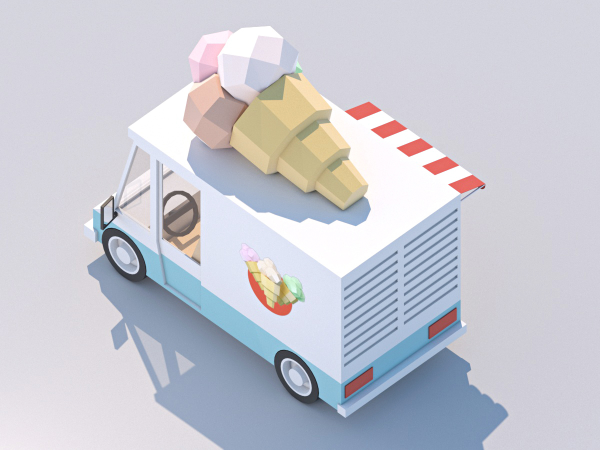
#> input picture assets/van.jpg, 1200 x 900 px (shown at 1/2 size)
$ python color-correction.py
#> lines starting #> are read from the running program, lines starting #| are printed output that depends on the picture
import cv2
import numpy as np


def nothing(x):
    pass


def calculations(img, brightness=255, contrast=127, hue=127, saturation=127):

    # Recalculating the Values of the Trackbar Settings
    brightness = int((brightness - 0) * (255 - (-255)) / (510 - 0) + (-255))
    contrast = int((contrast - 0) * (127 - (-127)) / (254 - 0) + (-127))
    hue = int((hue - 0) * (127 - (-127)) / (254 - 0) + (-127))
    saturation = int((saturation - 0) * (127 - (-127)) / (254 - 0) + (-127))

    cal = img

    # Brightness Calculation
    if brightness != 0:
        if brightness > 0:
            shadow = brightness
            max = 255
        else:
            shadow = 0
            max = 255 + brightness

        al_pha = (max - shadow) / 255
        ga_mma = shadow
        cal = cv2.addWeighted(img, al_pha,
                              img, 0, ga_mma)

    # Contrast Calculation
    if contrast != 0:
        Alpha = float(131 * (contrast + 127)) / (127 * (131 - contrast))
        Gamma = 127 * (1 - Alpha)
        cal = cv2.addWeighted(cal, Alpha,
                              cal, 0, Gamma)

    # Saturation Calculation
    saturation = saturation / 50.0
    if saturation != 1:
        calhsv = cv2.cvtColor(cal, cv2.COLOR_BGR2HSV).astype("float32")
        (h, s, v) = cv2.split(calhsv)
        s = s*saturation
        s = np.clip(s, 0, 255)
        cal = cv2.merge([h.astype("uint8"), s.astype("uint8"), v.astype("uint8")])
        cal = cv2.cvtColor(cal.astype("uint8"), cv2.COLOR_HSV2BGR)

    # Hue Calculation
    if hue != 0:
        calhsv = cv2.cvtColor(cal, cv2.COLOR_BGR2HSV).astype("float32")
        (h, s, v) = cv2.split(calhsv)
        h = h + hue
        cal = cv2.merge([h.astype("uint8"), s.astype("uint8"), v.astype("uint8")])
        cal = cv2.cvtColor(cal.astype("uint8"), cv2.COLOR_HSV2BGR)

    # Adding text string on the image
    cv2.putText(cal, 'B:{},C:{},S:{}'.format(brightness, contrast, saturation), (10, 30),
                cv2.FONT_HERSHEY_SIMPLEX, 1, (255, 255, 255), 5)
    cv2.putText(cal, 'B:{},C:{},S:{}'.format(brightness, contrast, saturation), (10, 30),
                cv2.FONT_HERSHEY_SIMPLEX, 1, (0, 0, 0), 2)

    return cal


if __name__ == '__main__':

    # Global Variables
    brightness = 0
    contrast = 0
    hue = 0
    saturation = 1

    # Image loading
    original = cv2.imread("./assets/van.jpg")
#> original is the input picture: shape (900, 1200, 3); mean B, G, R 209.9, 200.4, 199.2

    # Image resizing
    original_height, original_width = original.shape[:2]
#> original_height = 900; original_width = 1200
    resize_width = 640
    original = cv2.resize(original, (resize_width, int(resize_width * original_height / original_width)))
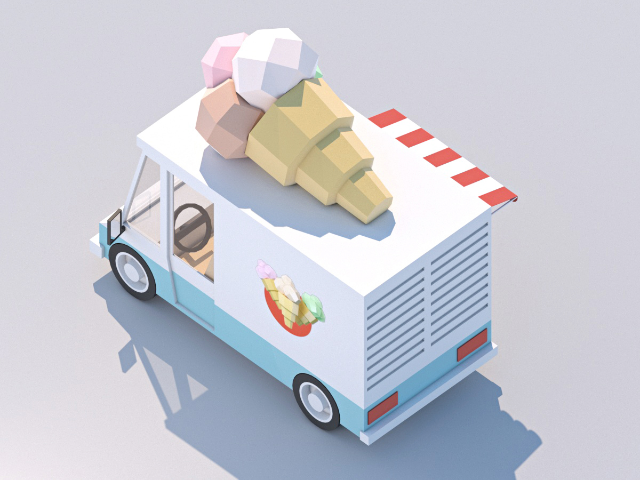
#> original: shape (480, 640, 3); mean B, G, R 209.8, 200.3, 199.1

    # Making another copy of an image.
    img = original.copy()

    # Creating placeholder window
    cv2.namedWindow('Brightness/Contrast')

    # Brightness range -255 to 255
    cv2.createTrackbar('Brightness',
                       'Brightness/Contrast', 255, 2 * 255,
                       nothing)
    # Contrast range -127 to 127
    cv2.createTrackbar('Contrast', 'Brightness/Contrast',
                       127, 2 * 127,
                       nothing)
    # Hue range -127 to 127
    cv2.createTrackbar('Hue', 'Brightness/Contrast',
                       127, 2 * 127,
                       nothing)
    # Saturation range -127 to 127
    cv2.createTrackbar('Saturation', 'Brightness/Contrast',
                       177, 2 * 127,
                       nothing)

    while True:

        img = original.copy()

        # Get Trackbar Values
        brightness = cv2.getTrackbarPos('Brightness', 'Brightness/Contrast')
        contrast = cv2.getTrackbarPos('Contrast', 'Brightness/Contrast')
        hue = cv2.getTrackbarPos('Hue', 'Brightness/Contrast')
        saturation = cv2.getTrackbarPos('Saturation', 'Brightness/Contrast')

        # Calculate color correction based on trackbars
        effect = calculations(img, brightness,
                            contrast, hue, saturation)
#> in calculations, `cv2.putText(cal, 'B:{},C:{},S:{}'.format(brightness, contrast, saturat..`:
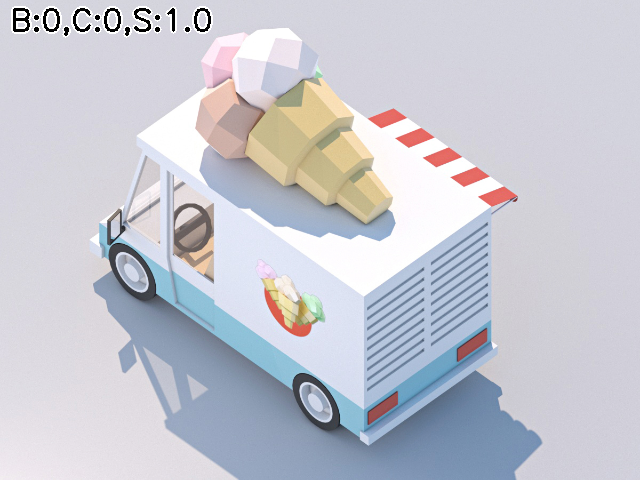
#> cal: shape (480, 640, 3); mean B, G, R 209, 199.6, 198.4

        # Show final result
        cv2.imshow('Brightness/Contrast', effect)

        # Exit if "Esc" pressed
        key = cv2.waitKey(1)
#> (key Esc is pressed here)
        if key == 27:
            break

    # Closing cv2 windows
    cv2.destroyAllWindows()

$ run again, with assets/city.jpg copied over assets/van.jpg
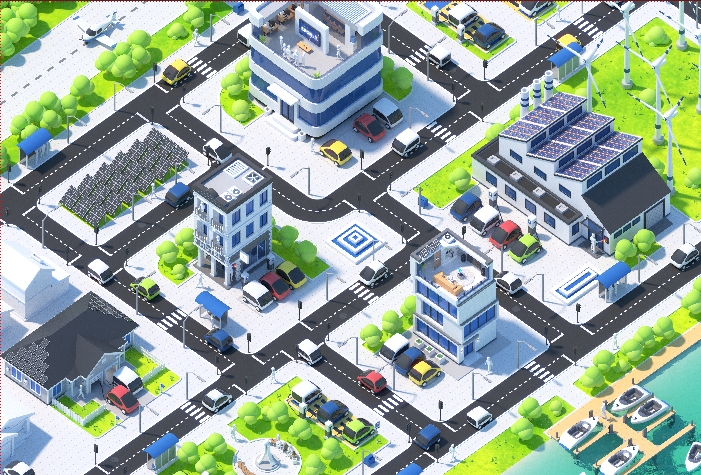
#> input picture assets/city.jpg, 701 x 475 px
#> original is the input picture: shape (475, 701, 3); mean B, G, R 156.4, 168.4, 150.8
#> `original = cv2.resize(original, (resize_width, int(resize_width * orig..`:
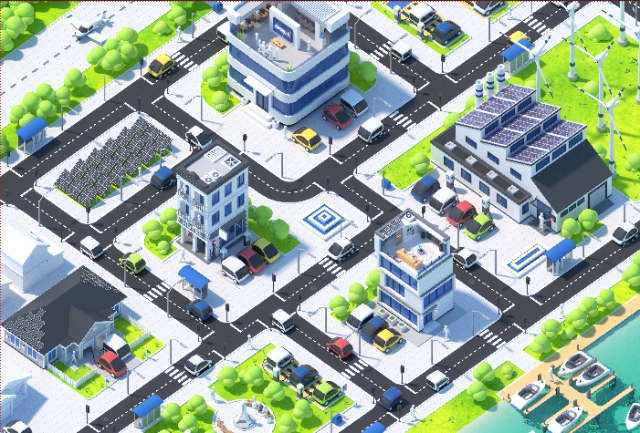
#> original: shape (433, 640, 3); mean B, G, R 156.2, 168.2, 150.7
#> in calculations, `cv2.putText(cal, 'B:{},C:{},S:{}'.format(brightness, contrast, saturat..`:
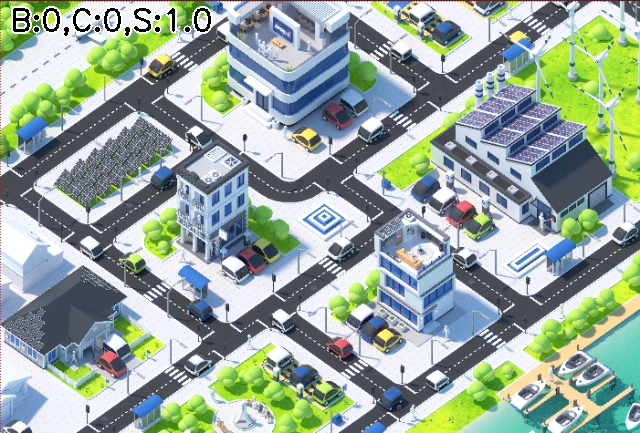
#> cal: shape (433, 640, 3); mean B, G, R 156.1, 167.5, 150.2
